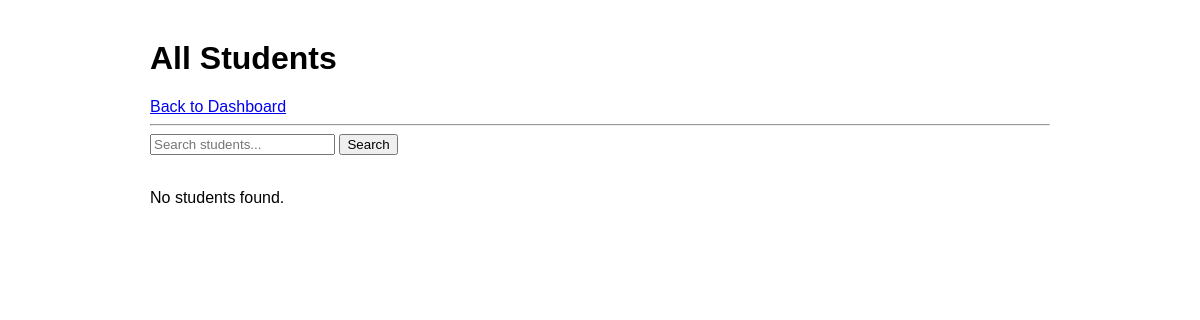
Before: /admin/students (signed in) with the older database file.
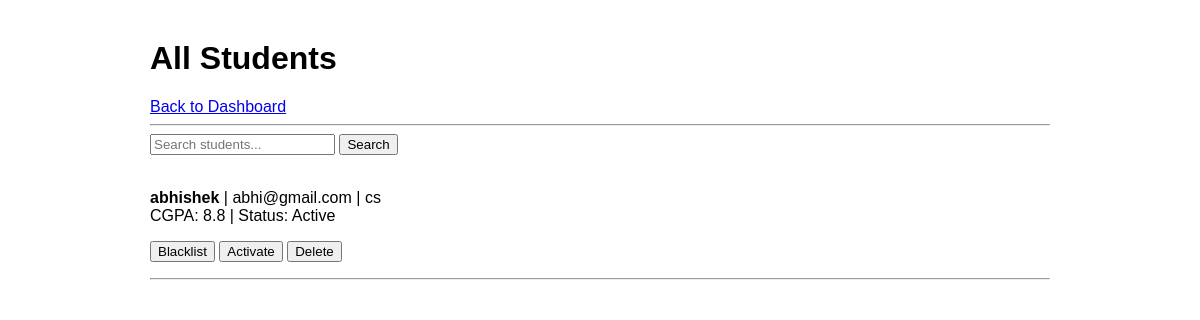
After: the same page with the newer database file.
### app.py (models this page shows)
class Student(db.Model):
    id = db.Column(db.Integer, primary_key=True)
    username = db.Column(db.String(100), unique=True, nullable=False)
    password = db.Column(db.String(200), nullable=False)
    email = db.Column(db.String(100), unique=True, nullable=False)
    full_name = db.Column(db.String(100), nullable=False)
    phone = db.Column(db.String(20))
    department = db.Column(db.String(100))
    cgpa = db.Column(db.Float)
    graduation_year = db.Column(db.Integer)
    resume_file = db.Column(db.String(200))
    is_active = db.Column(db.Boolean, default=True)
    applications = db.relationship('Application', backref='student', lazy=True)

### app.py (the view)
@app.route('/admin/students')
@admin_required
def admin_students():
    search = request.args.get('search', '')
    q = Student.query
    if search:
        filters = [Student.full_name.ilike(f'%{search}%'), Student.username.ilike(f'%{search}%'), Student.email.ilike(f'%{search}%')]
        if search.isdigit():
            filters.append(Student.id == int(search))
        from sqlalchemy import or_
        q = q.filter(or_(*filters))
    return render_template('admin/students.html', students=q.all(), search=search)

### app.py (called while the page is built)
def admin_required(f):
    from functools import wraps
    @wraps(f)
    def wrapper(*args, **kwargs):
        if 'admin_id' not in session:
            flash("Admin login required.", "warning")
            return redirect(url_for('admin_login'))
        return f(*args, **kwargs)
    return wrapper

### templates/admin/students.html
{% extends "base.html" %}
{% block body %}
<h1>All Students</h1>
<a href="{{ url_for('admin_dashboard') }}">Back to Dashboard</a>
<hr>
<form method="GET">
    <input type="text" name="search" value="{{ search }}" placeholder="Search students...">
    <button type="submit">Search</button>
</form>
<br>
{% if students %}
    {% for student in students %}
        <p>
            <strong>{{ student.full_name }}</strong> | {{ student.email }} | {{ student.department or 'N/A' }}<br>
            CGPA: {{ student.cgpa or 'N/A' }} | Status: {{ 'Active' if student.is_active else 'Blacklisted' }}<br>
            <form method="POST" action="{{ url_for('blacklisted_students', student_id=student.id) }}" style="display:inline;">
                <button type="submit">Blacklist</button>
            </form>
            <form method="POST" action="{{ url_for('activated_students', student_id=student.id) }}" style="display:inline;">
                <button type="submit">Activate</button>
            </form>
            <form method="POST" action="{{ url_for('deleted_students', student_id=student.id) }}" style="display:inline;">
                <button type="submit">Delete</button>
            </form>
        </p>
        <hr>
    {% endfor %}
{% else %}
    <p>No students found.</p>
{% endif %}
{% endblock body %}

Changed rows visible on the page:
added Student: full_name "abhishek", email "abhi@gmail.com", department "cs", cgpa "8.8", is_active "Active"
Other visible differences:
text no longer shown: "No students found."
